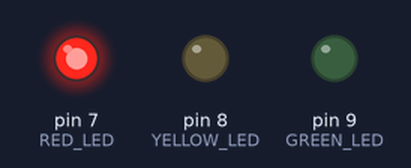
This sketch was run on a simulated Arduino Uno, built with avr-gcc and run on an emulated ATmega328P. On the bench: output pins drawn as LEDs (lit = HIGH).

Above: at 1.0 s.
At 3.0 s:
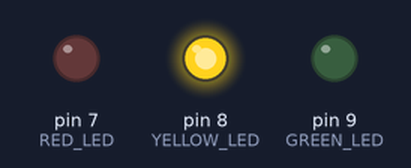
At 5.0 s:
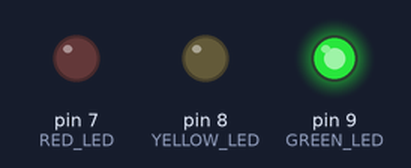
Timing chart, 0 to 7.8 s (numbered marks = the images above):
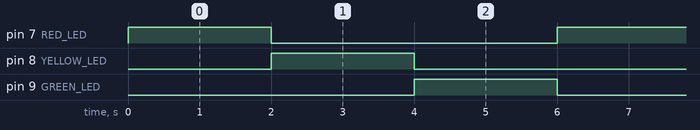

The sketch:

pr5.ino
```cpp
#define RED_LED 7
#define YELLOW_LED 8
#define GREEN_LED 9

void setup() {
  pinMode(RED_LED, OUTPUT);
  pinMode(YELLOW_LED, OUTPUT);
  pinMode(GREEN_LED, OUTPUT);
}

void loop() {
  digitalWrite(RED_LED, HIGH);
  delay(2000);
  digitalWrite(RED_LED, LOW);
  digitalWrite(YELLOW_LED, HIGH);
  delay(2000);
  digitalWrite(YELLOW_LED, LOW);
  digitalWrite(GREEN_LED, HIGH);
  delay(2000);
  digitalWrite(GREEN_LED, LOW);
}
```

Measured:
- by itself, pin 7 (RED_LED), pin 8 (YELLOW_LED), pin 9 (GREEN_LED): alternates HIGH for 2.0 s and LOW for 4.0 s
- by itself, everything shown: repeats every 6.0 s, in 4 steps
